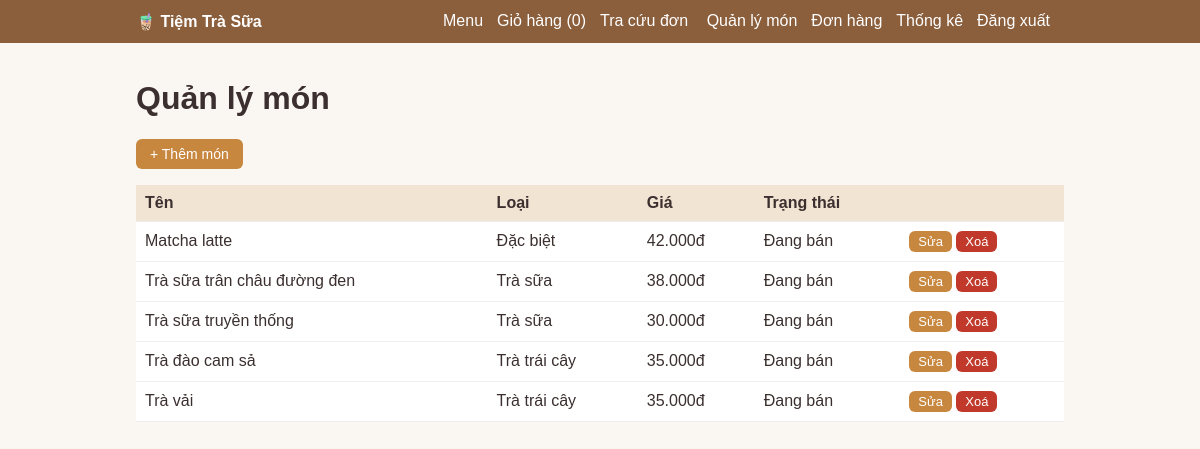
Screenshot of /index.php?p=admin (signed in) with the database file from the repository.
### tables this page shows
CREATE TABLE IF NOT EXISTS sanpham (
  id INT AUTO_INCREMENT PRIMARY KEY,
  ten VARCHAR(120) NOT NULL,
  loai VARCHAR(60) NOT NULL DEFAULT 'Trà sữa',
  gia INT UNSIGNED NOT NULL,
  mota VARCHAR(255) DEFAULT NULL,
  dang_ban TINYINT(1) NOT NULL DEFAULT 1
);

### index.php (the view, shortened to what this page needs)
<?php
require 'ketnoi.php';
$p = $_GET['p'] ?? 'menu';
if ($p === 'menu') {
    $q = trim($_GET['q'] ?? ''); $loai = trim($_GET['loai'] ?? '');
    $sql = 'SELECT * FROM sanpham WHERE dang_ban=1'; $k = ''; $a = [];
    if ($q !== '')    { $sql .= ' AND ten LIKE ?';  $k .= 's'; $a[] = "%$q%"; }
    if ($loai !== '') { $sql .= ' AND loai = ?';    $k .= 's'; $a[] = $loai; }
    $ds = layHet($conn, $sql . ' ORDER BY loai, ten', $k, $a);
    $loais = array_column(layHet($conn, 'SELECT DISTINCT loai FROM sanpham WHERE dang_ban=1 ORDER BY loai'), 'loai');
    ?>
    <h1>Menu</h1>
    <form class="tim" method="get">
      <input name="q" value="<?= h($q) ?>" placeholder="Tìm món..." style="flex:1;min-width:160px">
      <select name="loai"><option value="">Tất cả loại</option>
        <?php foreach ($loais as $l): ?><option <?= $l === $loai ? 'selected' : '' ?>><?= h($l) ?></option><?php endforeach; ?>
      </select>
      <button class="btn">Tìm</button>
    </form>
    <?php if (!$ds) echo '<p>Không tìm thấy món nào.</p>'; ?>
    <div class="grid">
    <?php foreach ($ds as $sp): ?>
      <div class="card">
        <small style="color:#c8873f"><b><?= h($sp['loai']) ?></b></small>
        <h3><?= h($sp['ten']) ?></h3>
        <div class="mo"><?= h($sp['mota']) ?></div>
        <p class="gia"><?= tien($sp['gia']) ?></p>
        <form method="post"><?= csrf() ?><input type="hidden" name="hanhdong" value="themgio"><input type="hidden" name="id" value="<?= $sp['id'] ?>">
          <input type="number" name="soluong" value="1" min="1" max="20" style="width:60px"> <button class="btn s">Thêm vào giỏ</button>
        </form>
      </div>
    <?php endforeach; ?>
    </div>
<?php } elseif ($p === 'admin') {
    $ds = layHet($conn, 'SELECT * FROM sanpham ORDER BY loai, ten'); ?>
    <h1>Quản lý món</h1>
    <p><a class="btn" href="create.php">+ Thêm món</a></p>
    <div class="cot"><table>
      <tr><th>Tên</th><th>Loại</th><th>Giá</th><th>Trạng thái</th><th></th></tr>
      <?php foreach ($ds as $sp): ?>
      <tr><td><?= h($sp['ten']) ?></td><td><?= h($sp['loai']) ?></td><td><?= tien($sp['gia']) ?></td>
        <td><?= $sp['dang_ban'] ? 'Đang bán' : 'Ẩn' ?></td>
        <td><a class="btn s" href="update.php?id=<?= $sp['id'] ?>">Sửa</a>
          <form method="post" action="delete.php" style="display:inline" onsubmit="return confirm('Xoá món này?')"><?= csrf() ?>
            <input type="hidden" name="loai" value="sanpham"><input type="hidden" name="id" value="<?= $sp['id'] ?>"><button class="btn s x">Xoá</button></form></td></tr>
      <?php endforeach; ?>
    </table></div>
<?php }

### ketnoi.php (style rules this page uses)
* { box-sizing:border-box }
body { margin:0;font-family:Arial,sans-serif;background:#faf6f1;color:#3b2f2f }
.btn { display:inline-block;background:#c8873f;color:#fff;border:0;padding:7px 14px;border-radius:6px;cursor:pointer;text-decoration:none;font-size:14px }
.btn.x { background:#c0392b }
.btn.s { padding:3px 9px;font-size:13px }
table { width:100%;border-collapse:collapse;background:#fff }
th,td { padding:9px;border-bottom:1px solid #eee;text-align:left }
th { background:#f1e4d3 }
.cot { overflow-x:auto }

### rows the page displays
sanpham: ten "Matcha latte", loai "Đặc biệt", gia "42.000đ", dang_ban "Đang bán"
sanpham: ten "Trà sữa trân châu đường đen", loai "Trà sữa", gia "38.000đ", dang_ban "Đang bán"
sanpham: ten "Trà sữa truyền thống", loai "Trà sữa", gia "30.000đ", dang_ban "Đang bán"
sanpham: ten "Trà đào cam sả", loai "Trà trái cây", gia "35.000đ", dang_ban "Đang bán"
sanpham: ten "Trà vải", loai "Trà trái cây", gia "35.000đ", dang_ban "Đang bán"

### other values shown
$sl "0"
